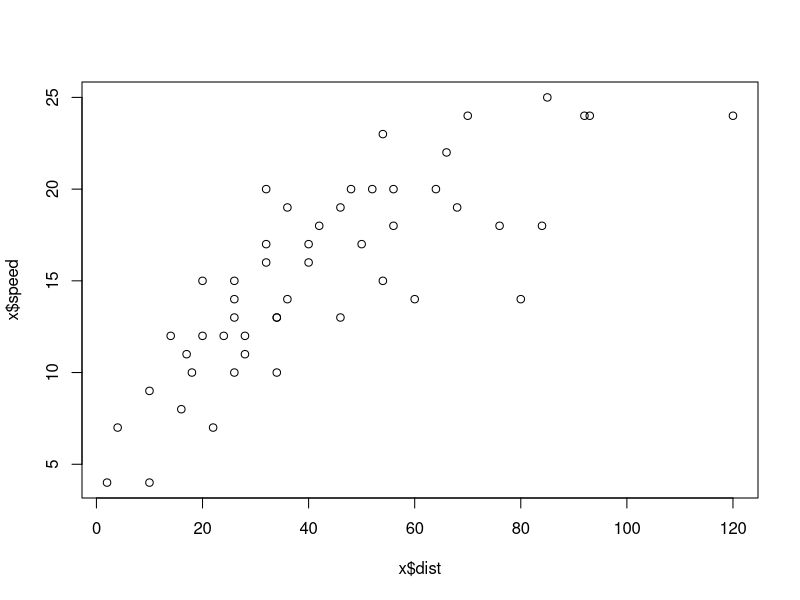

Source code (R):
#testing the capabilities of git on this machine

x <- cars

plot(x$speed ~ x$dist)


lm <- lm(x$speed ~ x$dist)
summary(lm)

#gimmie the testings


#testing github desktop